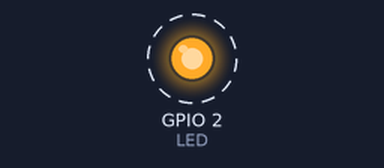
A program run on a simulated ESP32. On the bench: output pins drawn as LEDs (lit = HIGH). Dashed ring = blinking.

Above: at 0.1 s.
Timing chart, 0 to 3.0 s (numbered marks = the images above):
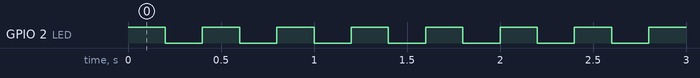

The program:

main.cpp
```cpp
// ======================================================================================================
// ********************************* PROJECT TEMPLATE: MAIN *********************************************
// ======================================================================================================

#include <Arduino.h>

#define LED LED_BUILTIN

void setup() {
  pinMode(LED, OUTPUT);
}

void loop() {
  digitalWrite(LED, HIGH);
  delay(200);
  digitalWrite(LED, LOW);
  delay(200);
}

// ======================================================================================================
// ***************************************** END OF FILE ************************************************
// =============================================================================================
```

Measured:
- by itself, GPIO 2 (LED): alternates HIGH for 0.20 s and LOW for 0.20 s
